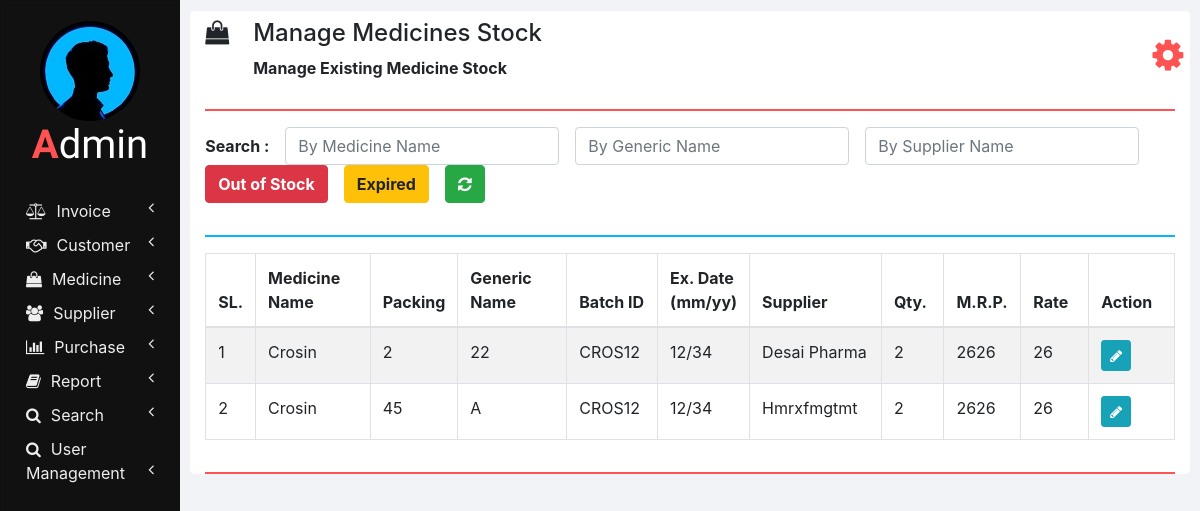
Page /manage_medicine_stock.php on the earlier database version.
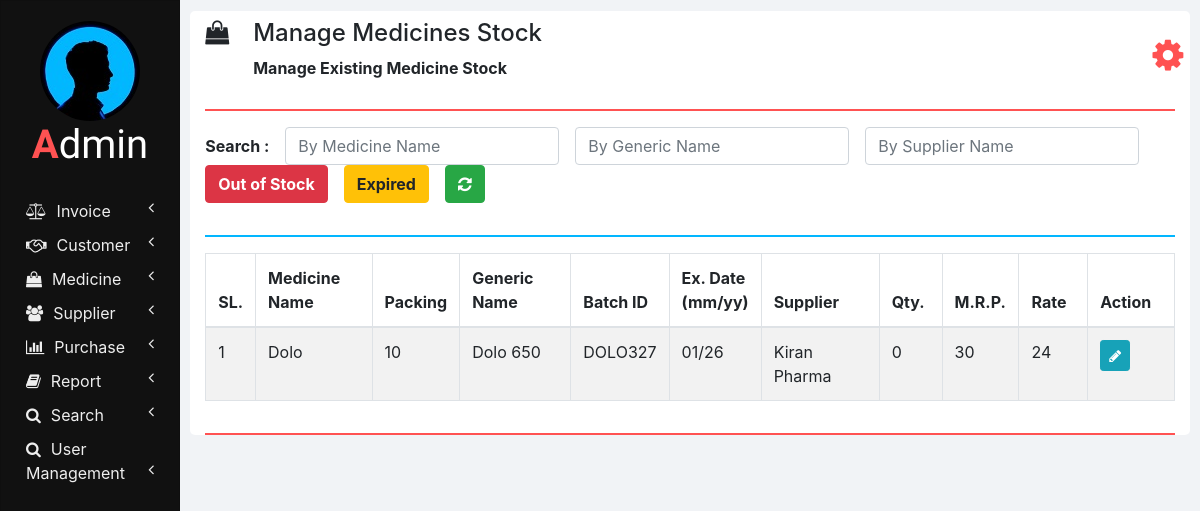
Same page on the later database version.
### tables this page shows
CREATE TABLE `medicines` (
  `ID` int(11) NOT NULL,
  `NAME` varchar(100) NOT NULL,
  `PACKING` varchar(20) NOT NULL,
  `GENERIC_NAME` varchar(100) NOT NULL,
  `SUPPLIER_NAME` varchar(100) NOT NULL,
  `medicine_type` varchar(45) DEFAULT NULL
);

CREATE TABLE `medicines_stock` (
  `ID` int(11) NOT NULL,
  `NAME` varchar(100) NOT NULL,
  `BATCH_ID` varchar(20) NOT NULL,
  `EXPIRY_DATE` varchar(10) NOT NULL,
  `QUANTITY` int(11) NOT NULL,
  `MRP` double NOT NULL,
  `RATE` double NOT NULL
);

### php/manage_medicine_stock.php (the view, shortened to what this page needs)
<?php
  function showMedicinesStock($id) {
    require "db_connection.php";
    if($con) {
      $seq_no = 0;
      $query = "SELECT * FROM medicines INNER JOIN medicines_stock ON medicines.NAME = medicines_stock.NAME";
      $result = mysqli_query($con, $query);
      while($row = mysqli_fetch_array($result)) {
        $seq_no++;
        if($row['BATCH_ID'] == $id)
          showEditOptionsRow($seq_no, $row);
        else
          showMedicineStockRow($seq_no, $row);
      }
    }
  }
  function showMedicineStockRow($seq_no, $row) {
    ?>
    <tr>
      <td><?php echo $seq_no; ?></td>
      <td><?php echo $row['NAME']; ?></td>
      <td><?php echo $row['PACKING']; ?></td>
      <td><?php echo $row['GENERIC_NAME']; ?></td>
      <td><?php echo $row['BATCH_ID']; ?></td>
      <td><?php echo $row['EXPIRY_DATE']; ?></td>
      <td><?php echo $row['SUPPLIER_NAME']; ?></td>
      <td><?php echo $row['QUANTITY']; ?></td>
      <td><?php echo $row['MRP']; ?></td>
      <td><?php echo $row['RATE']; ?></td>
      <td>
        <button href="" class="btn btn-info btn-sm" onclick="editMedicineStock('<?php echo $row['BATCH_ID']; ?>');">
          <i class="fa fa-pencil"></i>
        </button>
      </td>
    </tr>
    <?php
  }
  ?>

Differences in the rows shown:
removed medicines: seq_no "1", medicines_stock.NAME "Crosin", PACKING "2", GENERIC_NAME "22", medicines_stock.BATCH_ID "CROS12", medicines_stock.EXPIRY_DATE "12/34", SUPPLIER_NAME "Desai Pharma", medicines_stock.QUANTITY "2", medicines_stock.MRP "2626", medicines_stock.RATE "26"
removed medicines: seq_no "2", medicines_stock.NAME "Crosin", PACKING "45", GENERIC_NAME "A", medicines_stock.BATCH_ID "CROS12", medicines_stock.EXPIRY_DATE "12/34", SUPPLIER_NAME "Hmrxfmgtmt", medicines_stock.QUANTITY "2", medicines_stock.MRP "2626", medicines_stock.RATE "26"
added medicines: seq_no "1", medicines_stock.NAME "Dolo", PACKING "10", GENERIC_NAME "Dolo 650", medicines_stock.BATCH_ID "DOLO327", medicines_stock.EXPIRY_DATE "01/26", SUPPLIER_NAME "Kiran Pharma", medicines_stock.QUANTITY "0", medicines_stock.MRP "30", medicines_stock.RATE "24"
